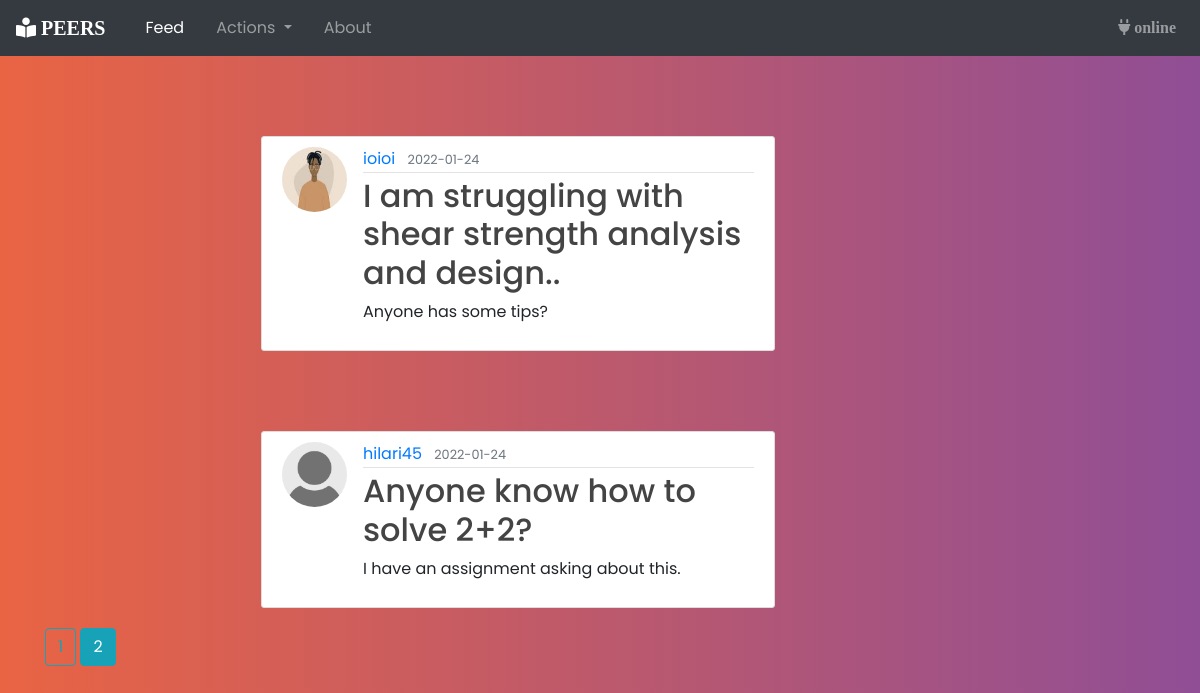
Screenshot of /feed?page=2 (signed in) with the database file from the repository.
### thebuzz/models.py (models this page shows, shortened)
class Post(db.Model):
    id = db.Column(db.Integer, primary_key=True)
    title = db.Column(db.String(100), nullable=False)
    date_posted = db.Column(db.DateTime, nullable=False, default=datetime.utcnow)
    content = db.Column(db.Text, nullable=False)
    user_id = db.Column(db.Integer, db.ForeignKey('user.id'), nullable=False)

class User(db.Model, UserMixin):
    id = db.Column(db.Integer, primary_key=True)
    username = db.Column(db.String(20), unique=True, nullable=False)
    email = db.Column(db.String(120), unique=True, nullable=False)
    image_file = db.Column(db.String(20), nullable=False, default='default.jpg')
    password = db.Column(db.String(60), nullable=False)
    posts = db.relationship('Post', backref='author', lazy=True)

### thebuzz/routes.py (the view)
@app.route("/")
@app.route("/feed")
def home():
    page = request.args.get('page', 1, type=int)
    posts = Post.query.order_by(Post.date_posted.desc()).paginate(page=page, per_page=5)
    return render_template('feed.html', posts=posts)

### thebuzz/models.py (called while the page is built)
@login_manager.user_loader
def load_user(user_id):
    return User.query.get(int(user_id))

### thebuzz/templates/feed.html
{% extends 'layout.html' %}
{% block content %}
{% for post in posts.items %}
<article class="media content-section">
    <img class="rounded-circle article-img"
         src="{{ url_for('static', filename='profile_pics/' + post.author.image_file) }}">
    <div class="media-body">
        <div class="article-metadata">
            <a class="mr-2" href="{{ url_for('user_posts', username=post.author.username) }}">{{ post.author.username }}</a>
            <small class="text-muted">{{ post.date_posted.strftime('%Y-%m-%d') }}</small>
        </div>
        <h2><a class="article-title" href="{{ url_for('post', post_id=post.id) }}">{{ post.title }}</a></h2>
        <p class="article-content">{{ post.content }}</p>
    </div>
</article>
{% endfor %}
{% for page_num in posts.iter_pages(left_edge=1, right_edge=1, left_current=1, right_current=2) %}
{% if page_num %}
{% if posts.page == page_num %}
<a class="btn btn-info mb-4" href="{{ url_for('home', page=page_num) }}">{{ page_num }}</a>
{% else %}
<a class="btn btn-outline-info mb-4" href="{{ url_for('home', page=page_num) }}">{{ page_num }}</a>
{% endif %}
{% else %}
...
{% endif %}
{% endfor %}
{% endblock %}

### thebuzz/static/main.css (style rules this page uses)
body { background: #654ea3; background: linear-gradient(to right, #e96443, #904e95); font-family: "Poppins", sans-serif; font-weight: 300 min-height: 150vh; overflow-x: hidden }
h1, h2, h3, h4, h5, h6 { color: #444444; }
.content-section { margin-top: 5rem; margin-left: 13.5rem; background: #ffffff; padding: 10px 20px; border: 1px solid #dddddd; border-radius: 3px; margin-bottom: 20px; }
.article-title { color: #444444; }
.article-content { white-space: pre-line; }
.article-img { height: 65px; width: 65px; margin-right: 16px; }
.article-metadata { padding-bottom: 1px; margin-bottom: 4px; border-bottom: 1px solid #e3e3e3 }

### rows the page displays
Post: image_file (picture), author.username "ioioi", date_posted "2022-01-24", title "I am struggling with shear strength analysis and design..", content "Anyone has some tips?"
Post: image_file (placeholder picture), author.username "hilari45", date_posted "2022-01-24", title "Anyone know how to solve 2+2?", content "I have an assignment asking about this."

### other values shown
{{ page_num }} "2"
